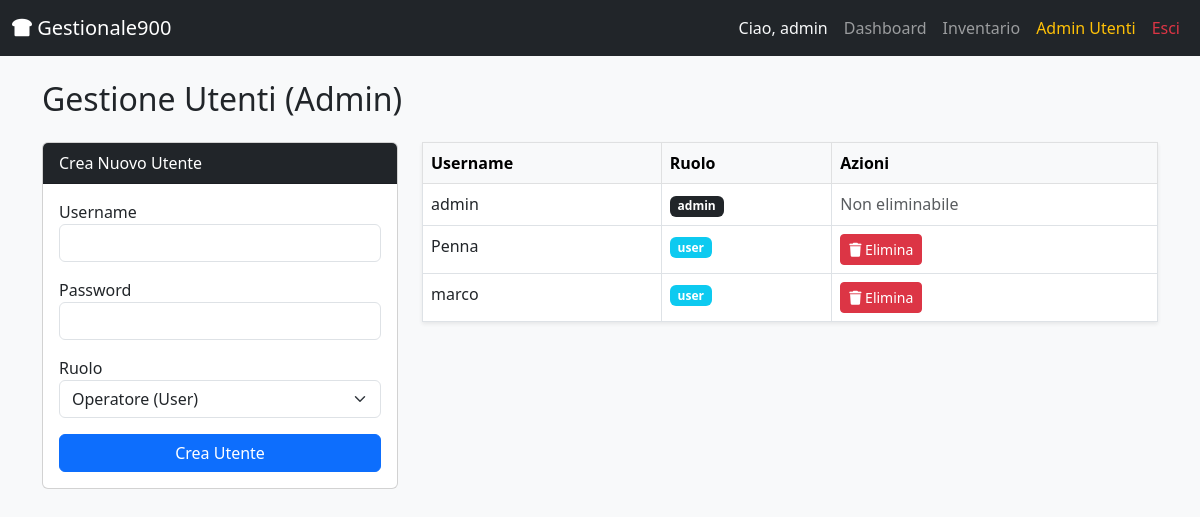
The app's page /admin/users (signed in) with its own data.
### app.py (models this page shows)
class User(UserMixin, db.Model):
    id = db.Column(db.Integer, primary_key=True)
    username = db.Column(db.String(100), unique=True, nullable=False) # Username univoco
    password_hash = db.Column(db.String(200), nullable=False)         # Password criptata (non salviamo mai in chiaro)
    role = db.Column(db.String(20), default='user')                   # Ruolo: 'admin' può fare tutto, 'user' solo caricare/scaricare

### app.py (the view, shortened to what this page needs)
@app.route('/admin/users', methods=['GET', 'POST'])
@login_required
def admin_users():
    if current_user.role != 'admin':
        flash('Accesso negato', 'danger')
        return redirect(url_for('dashboard'))
    users = User.query.all()
    return render_template('admin_users.html', users=users)

### app.py (called while the page is built)
@login_manager.user_loader
def load_user(user_id):
    return User.query.get(int(user_id))

### templates/admin_users.html (shortened to what this page needs)
{% extends "base.html" %}
{% block content %}
<h2>Gestione Utenti (Admin)</h2>
<div class="row mt-4">
    <div class="col-md-4">
        <div class="card mb-4">
            <div class="card-header bg-dark text-white">Crea Nuovo Utente</div>
            <div class="card-body">
                <form method="POST">
                    <div class="mb-3">
                        <label>Username</label>
                        <input type="text" name="username" class="form-control" required>
                    </div>
                    <div class="mb-3">
                        <label>Password</label>
                        <input type="password" name="password" class="form-control" required>
                    </div>
                    <div class="mb-3">
                        <label>Ruolo</label>
                        <select name="role" class="form-select">
                            <option value="user">Operatore (User)</option>
                        </select>
                    </div>
                    <button type="submit" class="btn btn-primary w-100">Crea Utente</button>
                </form>
            </div>
        </div>
    </div>
    <div class="col-md-8">
        <table class="table table-bordered bg-white shadow-sm">
            <thead class="table-light">
                <tr>
                    <th>Username</th>
                    <th>Ruolo</th>
                    <th>Azioni</th>
                </tr>
            </thead>
            <tbody>
                {% for user in users %}
                <tr>
                    <td>{{ user.username }}</td>
                    <td>
                        <span class="badge bg-{{ 'dark' if user.role == 'admin' else 'info' }}">{{ user.role }}</span>
                    </td>
                    <td>
                        {% if user.username != 'admin' and user.username != current_user.username %}
                        <form method="POST" onsubmit="return confirm('Sicuro di voler eliminare questo utente?');">
                            <button type="submit" class="btn btn-sm btn-danger"><i class="fas fa-trash"></i> Elimina</button>
                        </form>
                        {% else %}
                        <span class="text-muted text-small">Non eliminabile</span>
                        {% endif %}
                    </td>
                </tr>
                {% endfor %}
            </tbody>
        </table>
    </div>
</div>
{% endblock %}

### templates/base.html (shortened to what this page needs)
<!DOCTYPE html>
<html lang="it">
<head>
    <link href="https://cdn.jsdelivr.net/npm/bootstrap@5.3.0/dist/css/bootstrap.min.css" rel="stylesheet">
    <link rel="stylesheet" href="https://cdnjs.cloudflare.com/ajax/libs/font-awesome/6.0.0/css/all.min.css">
    <link rel="stylesheet" href="{{ url_for('static', filename='css/style.css') }}">
</head>
<body class="bg-light">
    <nav class="navbar navbar-expand-lg navbar-dark bg-dark mb-4">
        <div class="container-fluid">
            <a class="navbar-brand" href="{{ url_for('dashboard') }}"><i class="fas fa-bread-slice"></i> Gestionale900</a>
            {% if current_user.is_authenticated %}
            <div class="collapse navbar-collapse" id="navbarNav">
                <ul class="navbar-nav ms-auto">
                    <li class="nav-item">
                        <span class="nav-link text-light">Ciao, {{ current_user.username }}</span>
                    </li>
                    <li class="nav-item"><a class="nav-link" href="{{ url_for('dashboard') }}">Dashboard</a></li>
                    <li class="nav-item"><a class="nav-link" href="{{ url_for('inventory') }}">Inventario</a></li>
                    {% if current_user.role == 'admin' %}
                    <li class="nav-item"><a class="nav-link text-warning" href="{{ url_for('admin_users') }}">Admin Utenti</a></li>
                    {% endif %}
                    <li class="nav-item"><a class="nav-link text-danger" href="{{ url_for('logout') }}">Esci</a></li>
                </ul>
            </div>
            {% endif %}
        </div>
    </nav>
    <div class="container">
        {% block content %}{% endblock %}
    </div>
</body>
</html>

### static/css/style.css (style rules this page uses)
body { font-family: 'Segoe UI', Tahoma, Geneva, Verdana, sans-serif; background-color: #f8f9fa; }

### records on screen
User: username "admin", role "admin", shows "Non eliminabile"
User: username "Penna", role "user"
User: username "marco", role "user"
